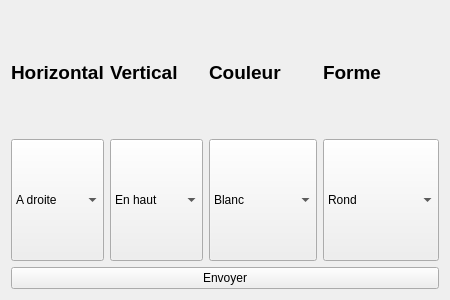
<?xml version="1.0" encoding="UTF-8"?>
<ui version="4.0">
 <class>Prepa</class>
 <widget class="QWidget" name="Prepa">
  <property name="geometry">
   <rect>
    <x>0</x>
    <y>0</y>
    <width>450</width>
    <height>300</height>
   </rect>
  </property>
  <property name="windowTitle">
   <string>Editeur de préparation</string>
  </property>
  <layout class="QGridLayout" name="gridLayout_2">
   <item row="0" column="0">
    <layout class="QGridLayout" name="gridLayout">
     <item row="0" column="1">
      <widget class="QLabel" name="lblTilt">
       <property name="sizePolicy">
        <sizepolicy hsizetype="Expanding" vsizetype="Expanding">
         <horstretch>0</horstretch>
         <verstretch>0</verstretch>
        </sizepolicy>
       </property>
       <property name="font">
        <font>
         <pointsize>14</pointsize>
         <weight>75</weight>
         <bold>true</bold>
        </font>
       </property>
       <property name="text">
        <string>Vertical</string>
       </property>
      </widget>
     </item>
     <item row="0" column="3">
      <widget class="QLabel" name="lblShape">
       <property name="sizePolicy">
        <sizepolicy hsizetype="Expanding" vsizetype="Expanding">
         <horstretch>0</horstretch>
         <verstretch>0</verstretch>
        </sizepolicy>
       </property>
       <property name="font">
        <font>
         <pointsize>14</pointsize>
         <weight>75</weight>
         <bold>true</bold>
        </font>
       </property>
       <property name="text">
        <string>Forme</string>
       </property>
      </widget>
     </item>
     <item row="1" column="1">
      <widget class="QComboBox" name="cbTilt">
       <property name="sizePolicy">
        <sizepolicy hsizetype="Expanding" vsizetype="Expanding">
         <horstretch>0</horstretch>
         <verstretch>0</verstretch>
        </sizepolicy>
       </property>
       <item>
        <property name="text">
         <string>En haut</string>
        </property>
       </item>
       <item>
        <property name="text">
         <string>En face</string>
        </property>
       </item>
       <item>
        <property name="text">
         <string>En bas</string>
        </property>
       </item>
      </widget>
     </item>
     <item row="1" column="0">
      <widget class="QComboBox" name="cbPan">
       <property name="sizePolicy">
        <sizepolicy hsizetype="Expanding" vsizetype="Expanding">
         <horstretch>0</horstretch>
         <verstretch>0</verstretch>
        </sizepolicy>
       </property>
       <item>
        <property name="text">
         <string>A droite</string>
        </property>
       </item>
       <item>
        <property name="text">
         <string>Au centre</string>
        </property>
       </item>
       <item>
        <property name="text">
         <string>A gauche</string>
        </property>
       </item>
      </widget>
     </item>
     <item row="0" column="0">
      <widget class="QLabel" name="lblPan">
       <property name="sizePolicy">
        <sizepolicy hsizetype="Expanding" vsizetype="Expanding">
         <horstretch>0</horstretch>
         <verstretch>0</verstretch>
        </sizepolicy>
       </property>
       <property name="font">
        <font>
         <pointsize>14</pointsize>
         <weight>75</weight>
         <bold>true</bold>
        </font>
       </property>
       <property name="text">
        <string>Horizontal</string>
       </property>
      </widget>
     </item>
     <item row="1" column="3">
      <widget class="QComboBox" name="cbShape">
       <property name="sizePolicy">
        <sizepolicy hsizetype="Expanding" vsizetype="Expanding">
         <horstretch>0</horstretch>
         <verstretch>0</verstretch>
        </sizepolicy>
       </property>
       <item>
        <property name="text">
         <string>Rond</string>
        </property>
       </item>
       <item>
        <property name="text">
         <string>Etoile</string>
        </property>
       </item>
       <item>
        <property name="text">
         <string>Toile araignée</string>
        </property>
       </item>
       <item>
        <property name="text">
         <string>Pétales</string>
        </property>
       </item>
       <item>
        <property name="text">
         <string>Hélice</string>
        </property>
       </item>
       <item>
        <property name="text">
         <string>Grille</string>
        </property>
       </item>
       <item>
        <property name="text">
         <string>4 points</string>
        </property>
       </item>
       <item>
        <property name="text">
         <string>Bulles</string>
        </property>
       </item>
       <item>
        <property name="text">
         <string>Etoile</string>
        </property>
       </item>
       <item>
        <property name="text">
         <string>Disque</string>
        </property>
       </item>
       <item>
        <property name="text">
         <string>Signe du diable</string>
        </property>
       </item>
      </widget>
     </item>
     <item row="0" column="2">
      <widget class="QLabel" name="lblColor">
       <property name="sizePolicy">
        <sizepolicy hsizetype="Expanding" vsizetype="Expanding">
         <horstretch>0</horstretch>
         <verstretch>0</verstretch>
        </sizepolicy>
       </property>
       <property name="font">
        <font>
         <pointsize>14</pointsize>
         <weight>75</weight>
         <bold>true</bold>
        </font>
       </property>
       <property name="text">
        <string>Couleur</string>
       </property>
      </widget>
     </item>
     <item row="1" column="2">
      <widget class="QComboBox" name="cbColor">
       <property name="sizePolicy">
        <sizepolicy hsizetype="Expanding" vsizetype="Expanding">
         <horstretch>0</horstretch>
         <verstretch>0</verstretch>
        </sizepolicy>
       </property>
       <item>
        <property name="text">
         <string>Blanc</string>
        </property>
       </item>
       <item>
        <property name="text">
         <string>Rouge</string>
        </property>
       </item>
       <item>
        <property name="text">
         <string>Bleu</string>
        </property>
       </item>
       <item>
        <property name="text">
         <string>Vert</string>
        </property>
       </item>
       <item>
        <property name="text">
         <string>Jaune</string>
        </property>
       </item>
       <item>
        <property name="text">
         <string>Orange</string>
        </property>
       </item>
       <item>
        <property name="text">
         <string>Rose</string>
        </property>
       </item>
       <item>
        <property name="text">
         <string>Ciel</string>
        </property>
       </item>
       <item>
        <property name="text">
         <string>Roi</string>
        </property>
       </item>
       <item>
        <property name="text">
         <string>Violet</string>
        </property>
       </item>
       <item>
        <property name="text">
         <string>Jaune/Orange</string>
        </property>
       </item>
       <item>
        <property name="text">
         <string>Bleu/Rose</string>
        </property>
       </item>
      </widget>
     </item>
    </layout>
   </item>
   <item row="1" column="0">
    <widget class="QPushButton" name="btnSend">
     <property name="text">
      <string>Envoyer</string>
     </property>
    </widget>
   </item>
  </layout>
 </widget>
 <resources/>
 <connections/>
</ui>
